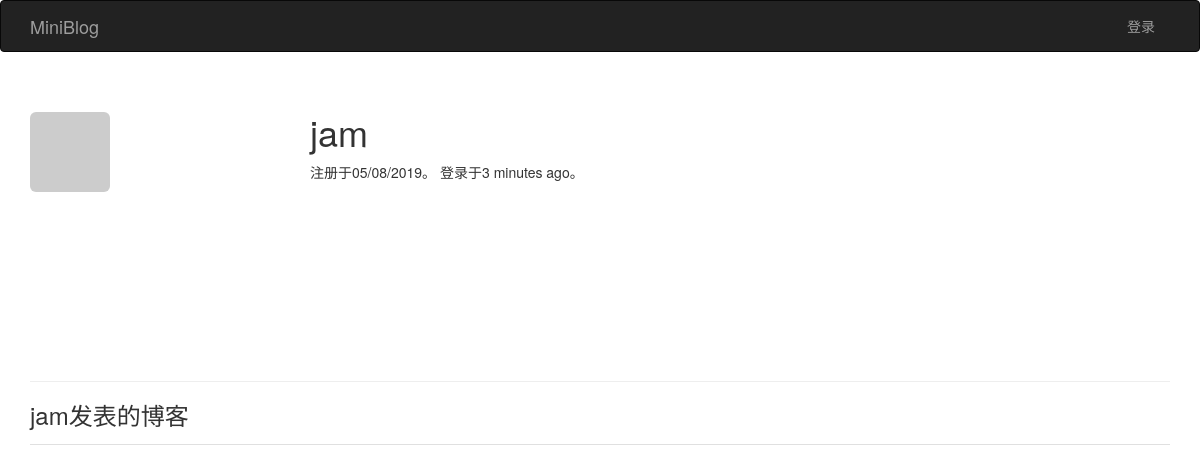
Screenshot of /user/jam with the database file from the repository.
### app/models.py (models this page shows, shortened)
class User(UserMixin, db.Model):
    __tablename__ = 'users'
    id = db.Column(db.Integer, primary_key=True)
    role_id = db.Column(db.Integer, db.ForeignKey('roles.id'))
    posts = db.relationship('Post', backref='author', lazy='dynamic')
    comments = db.relationship('Comment', backref='author', lazy='dynamic')
    username = db.Column(db.String(64), unique=True, index=True)
    email = db.Column(db.String(64), unique=True, index=True)
    password_hash = db.Column(db.String(128))
    confirmed = db.Column(db.Boolean, default=False)
    name = db.Column(db.String(64))
    about_me = db.Column(db.Text())
    location = db.Column(db.String(64))
    member_since = db.Column(db.DateTime(), default=datetime.utcnow)
    last_seen = db.Column(db.DateTime(), default=datetime.utcnow)
    avatar_hash = db.Column(db.String(32))
    def gravatar(self, size=100, default='identicon', rating='g'):
        if request.is_secure:
            url = 'https://0.gravatar.com/avatar'
        else:
            url = 'http://0.gravatar.com/avatar'
        hash = self.avatar_hash or hashlib.md5(
            self.email.encode('utf-8')).hexdigest()
        return '{url}/{hash}?s={size}&d={default}&r={rating}'.format(
            url=url, hash=hash, size=size, default=default, rating=rating)
    @property
    def password(self):
        raise AttributeError('password is not a readable attribute')

### app/main/views.py (the view)
@main.route('/user/<username>')
def user(username):
    user = User.query.filter_by(username=username).first()
    if not user:
        abort(404)
    posts = user.posts.order_by(Post.timestamp.desc()).all()
    return render_template('user.html', user=user, posts=posts)

### app/auth/views.py (called while the page is built)
@auth.before_app_request
def before_request():
    if current_user.is_authenticated:
        if not current_user.confirmed \
           and request.endpoint[:5] != 'auth.' and \
                                       request.endpoint != 'static':
            return redirect(url_for('auth.unconfirmed'))

### app/main/__init__.py (called while the page is built)
@main.app_context_processor
def inject_permissions():
    return dict(Permission=Permission)

### app/models.py (called while the page is built)
    def is_administrator(self):
        return False

### app/templates/user.html (shortened to what this page needs)
{% extends "base.html" %}
{% block page_content %}
  <div class="page-header">
    <img class="img-rounded profile-thumbnail" src="{{ user.gravatar(size=256) }}">
    <div class="profile-header">
      <h1>{{ user.username }}</h1>
      <p>
	注册于{{ moment(user.member_since).format('L') }}。
	登录于{{ moment(user.last_seen).fromNow() }}。
      </p>
    </div>
  </div>
  <h3>{{ user.username }}发表的博客</h3>
  {% include '_posts.html' %}
{% endblock page_content %}

### app/static/style.css (style rules this page uses)
.profile-thumbnail { position: absolute; }
.profile-header { min-height: 260px; margin-left: 280px; }

### rows the page displays
User: username "jam", member_since "05/08/2019", last_seen "3 minutes ago"
